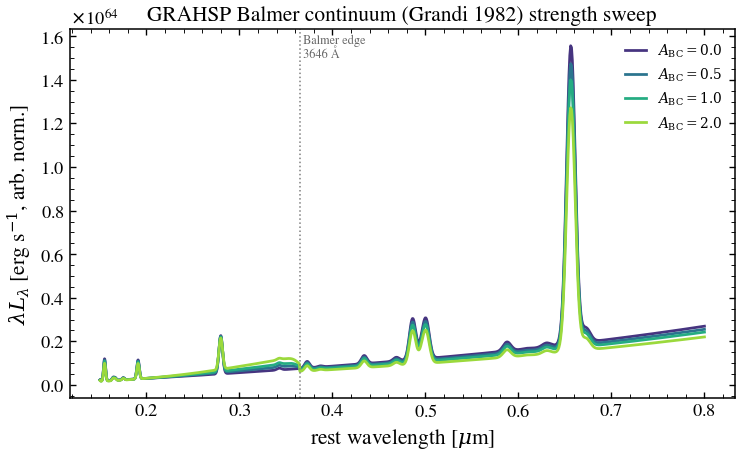

This figure's Python source:
"""
GRAHSP Balmer continuum: building the small blue bump
======================================================

The GRAHSP AGN model (Buchner+ 2024) optionally adds a **Balmer continuum**
following Grandi (1982): a 15,000 K blackbody truncated at the Balmer edge
(3646 Å) and Gaussian-broadened by the line width. Together with the FeII
forest it builds the "small blue bump" seen blueward of ~4000 Å in type-1
quasars.

Here we sweep the strength parameter ``agn_grahsp_a_bc`` (upstream ``ABC``,
the Balmer-continuum strength relative to the power-law at 3000 nm) from off
to strong, holding everything else fixed. Watch the step at the Balmer edge
and the way the Gaussian convolution smears it into the continuum.
"""

import os

os.environ["TF_CPP_MIN_LOG_LEVEL"] = "2"

import warnings

import jax.numpy as jnp
import matplotlib.pyplot as plt
import numpy as np

from tengri.analysis.plotting import setup_style
from tengri.components.agn.grahsp.model import compute_grahsp_sed

setup_style()
warnings.filterwarnings("ignore", message=".*BakedInBackend.*")

# Rest-frame optical/UV window where the Balmer continuum lives.
wave_aa = jnp.logspace(np.log10(1500.0), np.log10(8000.0), 1200)
wave_um = np.asarray(wave_aa) / 1e4

A_BC = [0.0, 0.5, 1.0, 2.0]
colors = plt.cm.viridis(np.linspace(0.15, 0.85, len(A_BC)))

fig, ax = plt.subplots(figsize=(7.0, 4.6))
for a_bc, c in zip(A_BC, colors):
    # Disable FeII so the Balmer continuum is visible in isolation.
    lnu = np.asarray(
        compute_grahsp_sed(
            wave_aa,
            agn_log_lbol=45.0,
            agn_grahsp_a_feii=0.0,
            agn_grahsp_a_bc=a_bc,
            agn_grahsp_linewidth_kms=5000.0,
        )
    )
    ax.plot(wave_um, wave_um * lnu, color=c, lw=1.8, label=rf"$A_{{\rm BC}}={a_bc}$")

ax.axvline(3646.0 / 1e4, color="0.5", ls=":", lw=1.0)
ax.text(3646.0 / 1e4, ax.get_ylim()[1] * 0.92, " Balmer edge\n 3646 Å", fontsize=8, color="0.4")
ax.set_xlabel(r"rest wavelength [$\mu$m]")
ax.set_ylabel(r"$\lambda L_\lambda$ [erg s$^{-1}$, arb. norm.]")
ax.set_title("GRAHSP Balmer continuum (Grandi 1982) strength sweep")
ax.legend(frameon=False, fontsize=9)
fig.tight_layout()
plt.show()
